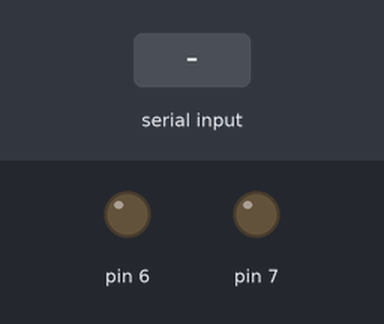
The sketch below on a simulated Arduino Uno, built with avr-gcc and run on an emulated ATmega328P. Parts: output pins drawn as LEDs (lit = HIGH). The inputs (shaded band) are chosen by the test bench.

Above: at 1.2 s.
1.3 s: "W" received over Serial
At 2.0 s:
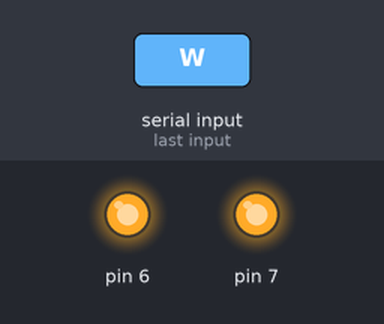
2.8 s: "S" received over Serial
At 3.2 s:
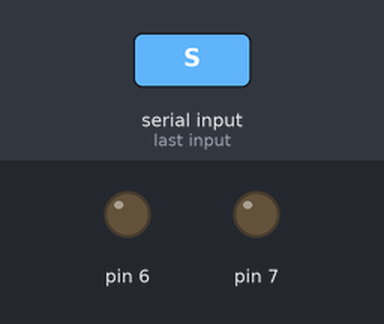
Timing chart, 0 to 5.8 s (numbered marks = the images above; inputs shaded):
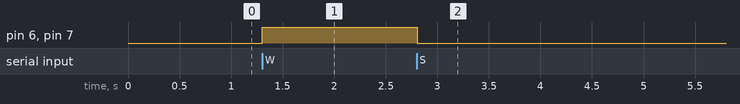

Measured:
- after the input at 1.3 s, pin 6, pin 7: LOW → HIGH at once
- after the input at 2.8 s, pin 6, pin 7: HIGH → LOW at once

The sketch:

car_bluetooth.ino
```cpp
char BluetoothData; // the Bluetooth data received

void setup() {

  Serial.begin(9600);


  pinMode(6,OUTPUT);
  pinMode(7,OUTPUT);


  digitalWrite(6,0);
  digitalWrite(7,0);

}

void loop() {

  if (Serial.available()){

    BluetoothData=Serial.read(); //Get next character from bluetooth

    if(BluetoothData=='W'){ // Red Button Pressed
      digitalWrite(7,1); //Turn digital out 4 to High
      digitalWrite(6,1); //Turn digital out 5 to Low

      if(BluetoothData=='A'){
       digitalWrite(7,0);
       digitalWrite(6,1);
      }
    }
    if(BluetoothData=='S'){ // Yellow Button Pressed
    digitalWrite(7,0);
    digitalWrite(6,0);

    if(BluetoothData=='D'){
       digitalWrite(7,1);
       digitalWrite(6,0);
      }
    }
    if(BluetoothData=='w'||BluetoothData=='s'||BluetoothData=='a'||BluetoothData=='d'){ // Red or Yellow Button Released
      digitalWrite(4,0);
      digitalWrite(5,0);
    }

  }

  delay(10);// wait 10 ms

}
```
